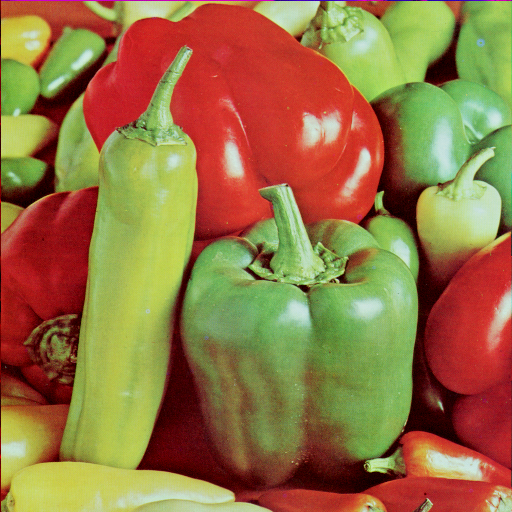
#> input picture samples/peppers.tiff, 512 x 512 px
$ python 02_multichannel_edge_detection.py
#> lines starting #> are read from the running program, lines starting #| are printed output that depends on the picture
#> further down, img_bgr is the input picture: shape (512, 512, 3); mean B, G, R 66.5, 115.6, 149.8
import cv2
import numpy as np
from matplotlib import pyplot as plt


def process_on_best_channel(img: np.ndarray) -> np.ndarray:
    """ Apply a Canny edge detector on the `best` channel. """
    # YOUR CODE HERE: how do you define the best channel?
    # ...
    for i in range(3):
        plt.subplot(130+i+1)
        best_channel = img[:, :, i]
        plt.imshow(best_channel.astype('uint8') )
#> this loop made 3 passes
#> pass 1, in process_on_best_channel, `best_channel = img[:, :, i]`:
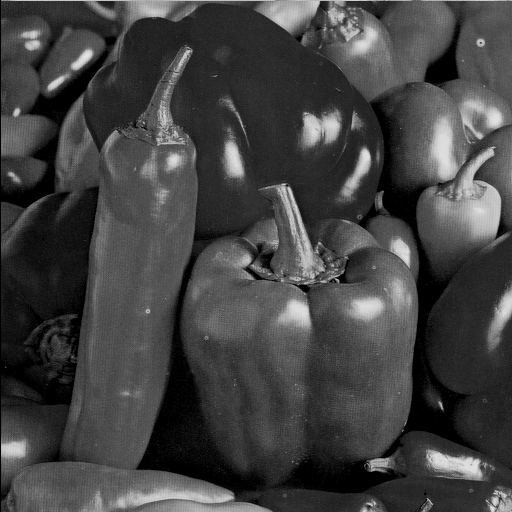
#> best_channel: shape (512, 512); min 0, max 229, mean 66.5
    plt.show()
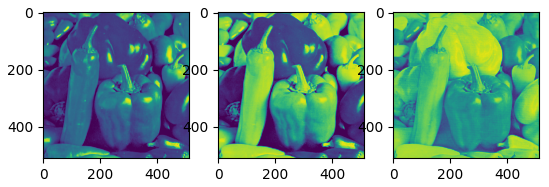
#> figure drawn by matplotlib, 3 panels
    best_channel = img[:, :, 1]
    # or best_channel = img[:, :, 2]

    # YOUR CODE HERE: see cv2.Canny(...)
    out = cv2.Canny(best_channel, 100, 200, 3)
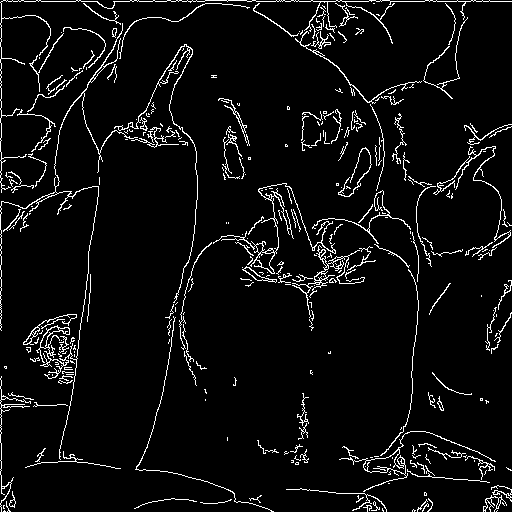
#> out: shape (512, 512); 5.4% white in thin lines or dots
    return out

def process_on_intensity_channel(img: np.ndarray) -> np.ndarray:
    """ Apply a Canny edge detector on the intensity channel. """
    # YOUR CODE HERE: what is the best `intensity` channel?
    intensity = cv2.cvtColor(img, cv2.COLOR_BGR2Lab)[:,:,0]
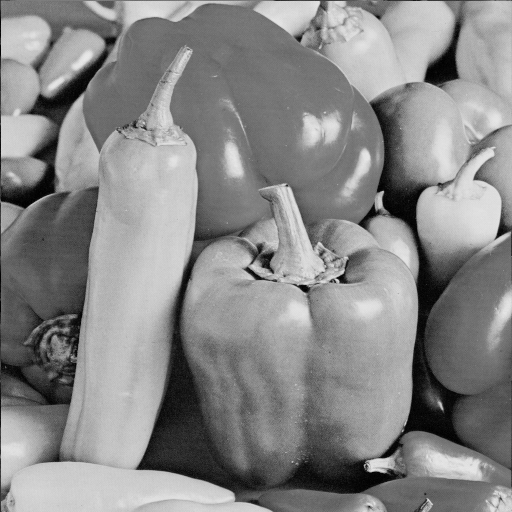
#> intensity: shape (512, 512); min 0, max 234, mean 135.7
    out = cv2.Canny(intensity, 100, 200, 3)
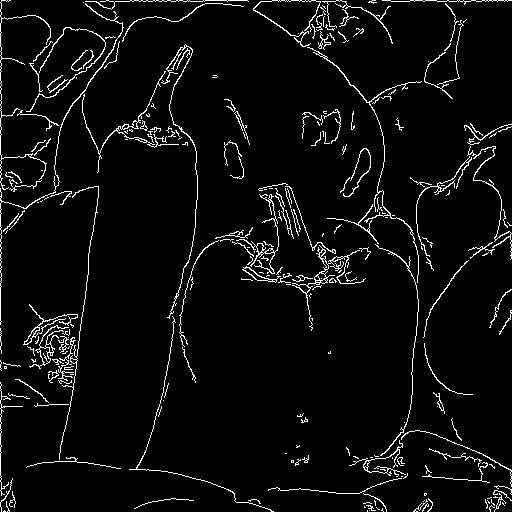
#> out: shape (512, 512); 4.8% white in thin lines or dots
    return out

def parallel_channels_then_combine(img: np.ndarray) -> np.ndarray:
    """ Apply a Canny edge detector on each channel, then combine them. """
    # YOUR CODE HERE: see cv2.bitwise_or(...), cv2.bitwise_and(...)
    canny_per_channel = []
#> canny_per_channel = []
    for i in range(3):
        per_channel = img[:, :, i]
        canny_per_channel.append(cv2.Canny(per_channel, 100, 200, 3))
#> after the loop, canny_per_channel = 3 items
    out = np.zeros_like(img[:,:,0])
    for bin in canny_per_channel:
        out = cv2.bitwise_xor(out, bin)
#> this loop made 3 passes
#> pass 3, in parallel_channels_then_combine, `out = cv2.bitwise_xor(out, bin)`:
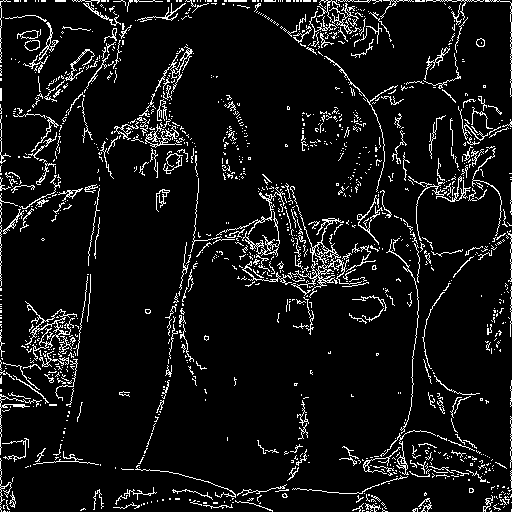
#> out: shape (512, 512); 7.6% white in thin lines or dots


    return out


if __name__ == "__main__":
    img_bgr = cv2.imread('../samples/peppers.tiff', cv2.IMREAD_COLOR)

    results = {
        # 'original': img_bgr,
        'Best channel': process_on_best_channel(img_bgr),
        'Intensity': process_on_intensity_channel(img_bgr),
        'In parallel then combine': parallel_channels_then_combine(img_bgr),
    }
    results = {k: v for k, v in results.items() if v is not None}
#> results = 3 items

    # Visualize images
    fig, axs = plt.subplots(1, len(results))
    [ax.axis('off') for ax in axs.flatten()]
    # Show one image per subplot
    for ax, (title, subimage) in zip(axs.flatten(), results.items()):
        ax.imshow(cv2.cvtColor(subimage, cv2.COLOR_BGR2RGB))
        ax.set_title(title)
#> this loop made 3 passes
#> title on passes 1 to 3: 'Best channel', 'Intensity', 'In parallel then combine'
    plt.show()
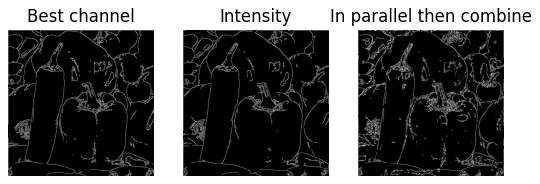
#> figure drawn by matplotlib, 3 panels

$ run again, with samples/boat.tiff copied over samples/peppers.tiff
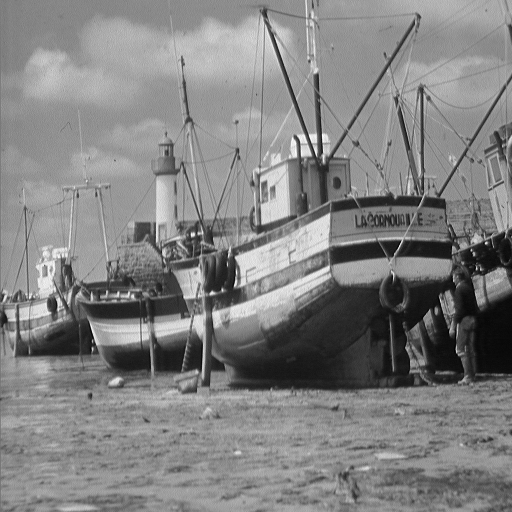
#> input picture samples/boat.tiff, 512 x 512 px
#> img_bgr is the input picture: shape (512, 512, 3); min 0, max 255, mean 129.7
#> in process_on_intensity_channel, `out = cv2.Canny(intensity, 100, 200, 3)`:
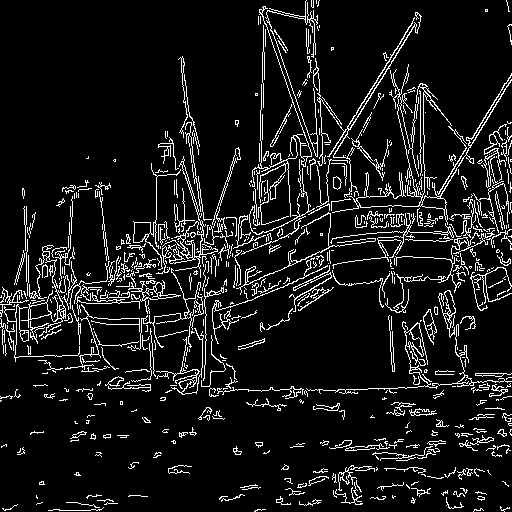
#> out: shape (512, 512); 9.2% white in thin lines or dots
#> in parallel_channels_then_combine, `canny_per_channel = []`: canny_per_channel = []
#> after the loop in parallel_channels_then_combine, `for i in range(3):`: canny_per_channel = 3 items
#> the loop in parallel_channels_then_combine, `for bin in canny_per_channel:` made 3 passes
#> the loop `for ax, (title, subimage) in zip(axs.flatten(), results.items()):` made 3 passes
#> title on passes 1 to 3: 'Best channel', 'Intensity', 'In parallel then combine'
#> `plt.show()`:
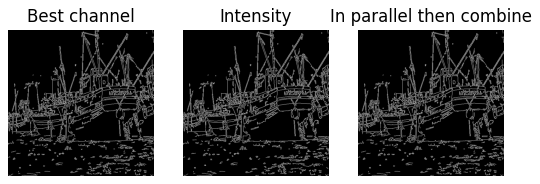
#> figure drawn by matplotlib, 3 panels
